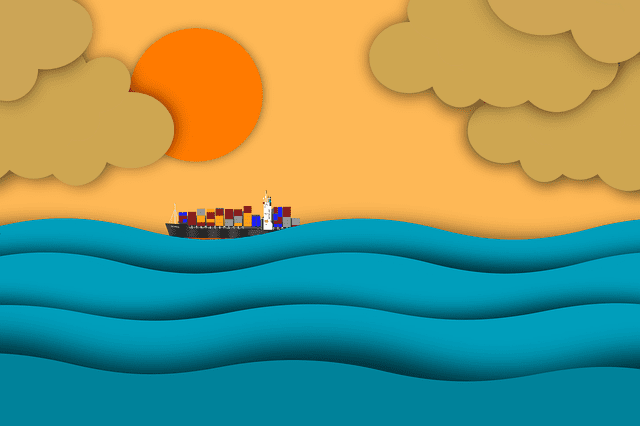
#> input picture 006/img.png, 640 x 426 px
$ python scale.py
#> lines starting #> are read from the running program, lines starting #| are printed output that depends on the picture
import cv2
import matplotlib.pyplot as plt

image = cv2.imread(r"img.png", 1)
#> image is the input picture: shape (426, 640, 3); mean B, G, R 113.5, 150.1, 120.6
# Loading the image

half = cv2.resize(image, (0, 0), fx = 0.1, fy = 0.1)
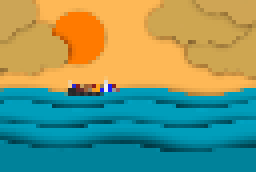
#> half: shape (43, 64, 3) (shown 4 times larger); mean B, G, R 114.3, 150.1, 119.6
bigger = cv2.resize(image, (1050, 1610))
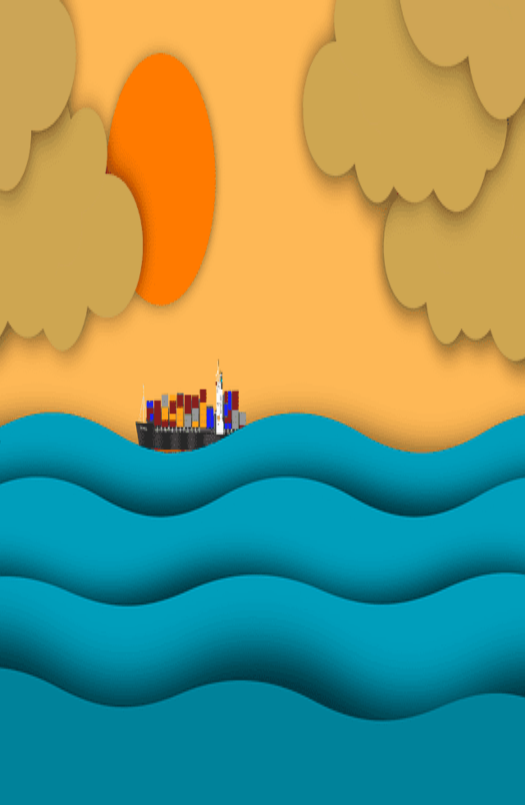
#> bigger: shape (1610, 1050, 3) (shown at 1/2 size); mean B, G, R 113.5, 150, 120.6

stretch_near = cv2.resize(image, (780, 540),
               interpolation = cv2.INTER_LINEAR)
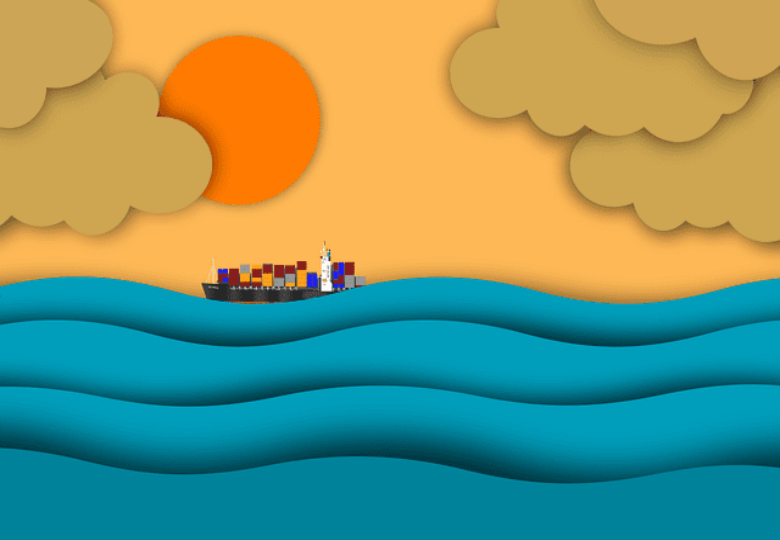
#> stretch_near: shape (540, 780, 3); mean B, G, R 113.5, 150, 120.6


Titles =["Original", "Half", "Bigger", "Interpolation Nearest"]
images =[image, half, bigger, stretch_near]
count = 4

for i in range(count):
    plt.subplot(2, 2, i + 1)
    plt.title(Titles[i])
    plt.imshow(images[i])

plt.show()
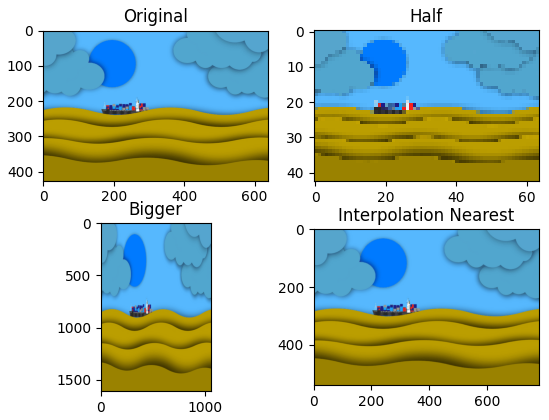
#> figure drawn by matplotlib, 4 panels; B, G, R data is drawn as R, G, B
